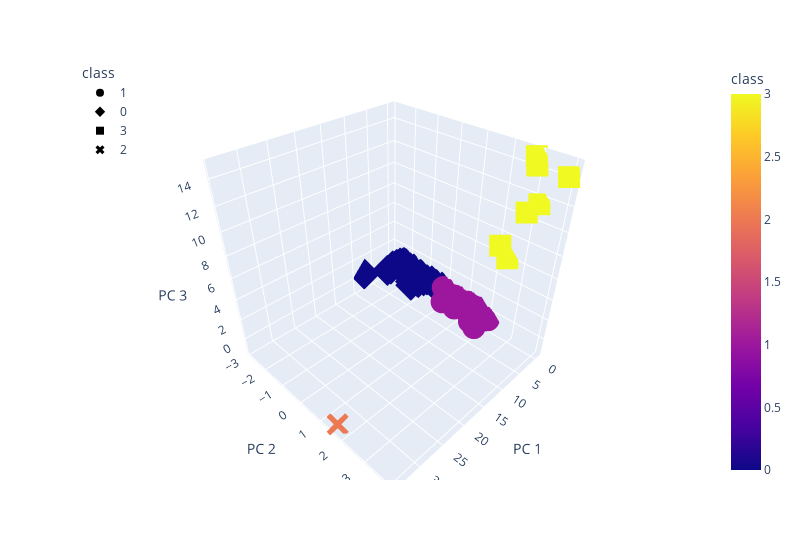

This figure's notebook cell:
### Code cell
# 3D-scatter for clusters
fig = px.scatter_3d(
    clustered_df,
    x="PC 1",
    y="PC 2",
    z="PC 3",
    color="class",
    symbol="class",
    hover_name="CoinName",
    hover_data=["Algorithm"],
    width=800,
)
fig.update_layout(legend=dict(x=0, y=1))
fig.show()

### Figure 1 — Plotly figure (JSON) as saved in the notebook; plotly's stock layout.template omitted (floating-point values rounded to 4 significant figures; data arrays with more than 128 entries replaced by an {"elided": "..."} marker saying what was removed)
{"data": [{"customdata": {"elided": "286x1 str values"}, "hovertemplate": "<b>%{hovertext}</b><br><br>class=%{marker.color}<br>PC 1=%{x}<br>PC 2=%{y}<br>PC 3=%{z}<br>Algorithm=%{customdata[0]}<extra></extra>", "hovertext": {"elided": "286 str values"}, "legendgroup": "1", "marker": {"color": {"elided": "286 int values"}, "coloraxis": "coloraxis", "symbol": "circle"}, "mode": "markers", "name": "1", "scene": "scene", "showlegend": true, "type": "scatter3d", "x": {"elided": "286 float values"}, "y": {"elided": "286 float values"}, "z": {"elided": "286 float values"}}, {"customdata": {"elided": "239x1 str values"}, "hovertemplate": "<b>%{hovertext}</b><br><br>class=%{marker.color}<br>PC 1=%{x}<br>PC 2=%{y}<br>PC 3=%{z}<br>Algorithm=%{customdata[0]}<extra></extra>", "hovertext": {"elided": "239 str values"}, "legendgroup": "0", "marker": {"color": {"elided": "239 int values"}, "coloraxis": "coloraxis", "symbol": "diamond"}, "mode": "markers", "name": "0", "scene": "scene", "showlegend": true, "type": "scatter3d", "x": {"elided": "239 float values"}, "y": {"elided": "239 float values"}, "z": {"elided": "239 float values"}}, {"customdata": [["VeChainThor Authority"], ["Proof-of-BibleHash"], ["SHA-256 + Hive"], ["Proof-of-Authority"], ["ECC 256K1"], ["SHA3-256"], ["Leased POS"]], "hovertemplate": "<b>%{hovertext}</b><br><br>class=%{marker.color}<br>PC 1=%{x}<br>PC 2=%{y}<br>PC 3=%{z}<br>Algorithm=%{customdata[0]}<extra></extra>", "hovertext": ["Vechain", "BiblePay", "LitecoinCash", "Poa Network", "Acute Angle Cloud", "Fiii", "Waves"], "legendgroup": "3", "marker": {"color": [3, 3, 3, 3, 3, 3, 3], "coloraxis": "coloraxis", "symbol": "square"}, "mode": "markers", "name": "3", "scene": "scene", "showlegend": true, "type": "scatter3d", "x": [4.398, -0.0958, -0.3512, -0.4787, -0.3697, -0.5443, -0.4973], "y": [2.691, 3.978, 3.232, 2.442, 2.949, 2.85, 2.872], "z": [8.608, 14.25, 11.59, 6.152, 14.25, 10.55, 14.86]}, {"customdata": [["TRC10"]], "hovertemplate": "<b>%{hovertext}</b><br><br>class=%{marker.color}<br>PC 1=%{x}<br>PC 2=%{y}<br>PC 3=%{z}<br>Algorithm=%{customdata[0]}<extra></extra>", "hovertext": ["BitTorrent"], "legendgroup": "2", "marker": {"color": [2], "coloraxis": "coloraxis", "symbol": "x"}, "mode": "markers", "name": "2", "scene": "scene", "showlegend": true, "type": "scatter3d", "x": [34.07], "y": [1.594], "z": [-1.219]}], "layout": {"coloraxis": {"colorbar": {"title": {"text": "class"}}, "colorscale": [[0, "#0d0887"], [0.1111, "#46039f"], [0.2222, "#7201a8"], [0.3333, "#9c179e"], [0.4444, "#bd3786"], [0.5556, "#d8576b"], [0.6667, "#ed7953"], [0.7778, "#fb9f3a"], [0.8889, "#fdca26"], [1, "#f0f921"]]}, "legend": {"title": {"text": "class"}, "tracegroupgap": 0, "x": 0, "y": 1}, "margin": {"t": 60}, "scene": {"domain": {"x": [0, 1], "y": [0, 1]}, "xaxis": {"title": {"text": "PC 1"}}, "yaxis": {"title": {"text": "PC 2"}}, "zaxis": {"title": {"text": "PC 3"}}}, "width": 800}}
